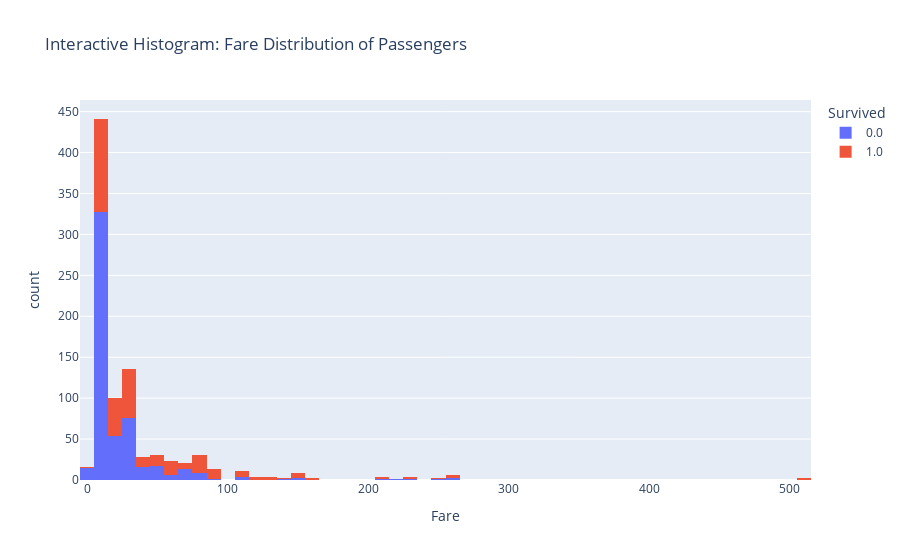

Notebook source saved alongside this figure:
### Markdown cell above
#### 5. Histogram: интерактивный график распределения стоимости билетов среди выживших и погибших пассажиров

### Code cell
fig = px.histogram(data_frame=df,
                   x='Fare',
                   color='Survived',
                   title='Interactive Histogram: Fare Distribution of Passengers')
fig.show()

### Figure 1 — Plotly figure (JSON) as saved in the notebook; plotly's stock layout.template omitted (floating-point values rounded to 4 significant figures; data arrays with more than 128 entries replaced by an {"elided": "..."} marker saying what was removed)
{"data": [{"alignmentgroup": "True", "bingroup": "x", "hovertemplate": "Survived=0.0<br>Fare=%{x}<br>count=%{y}<extra></extra>", "legendgroup": "0.0", "marker": {"color": "#636efa", "pattern": {"shape": ""}}, "name": "0.0", "offsetgroup": "0.0", "orientation": "v", "showlegend": true, "type": "histogram", "x": {"elided": "549 float values"}, "xaxis": "x", "yaxis": "y"}, {"alignmentgroup": "True", "bingroup": "x", "hovertemplate": "Survived=1.0<br>Fare=%{x}<br>count=%{y}<extra></extra>", "legendgroup": "1.0", "marker": {"color": "#EF553B", "pattern": {"shape": ""}}, "name": "1.0", "offsetgroup": "1.0", "orientation": "v", "showlegend": true, "type": "histogram", "x": {"elided": "342 float values"}, "xaxis": "x", "yaxis": "y"}], "layout": {"barmode": "relative", "legend": {"title": {"text": "Survived"}, "tracegroupgap": 0}, "title": {"text": "Interactive Histogram: Fare Distribution of Passengers"}, "xaxis": {"anchor": "y", "domain": [0, 1], "title": {"text": "Fare"}}, "yaxis": {"anchor": "x", "domain": [0, 1], "title": {"text": "count"}}}}
